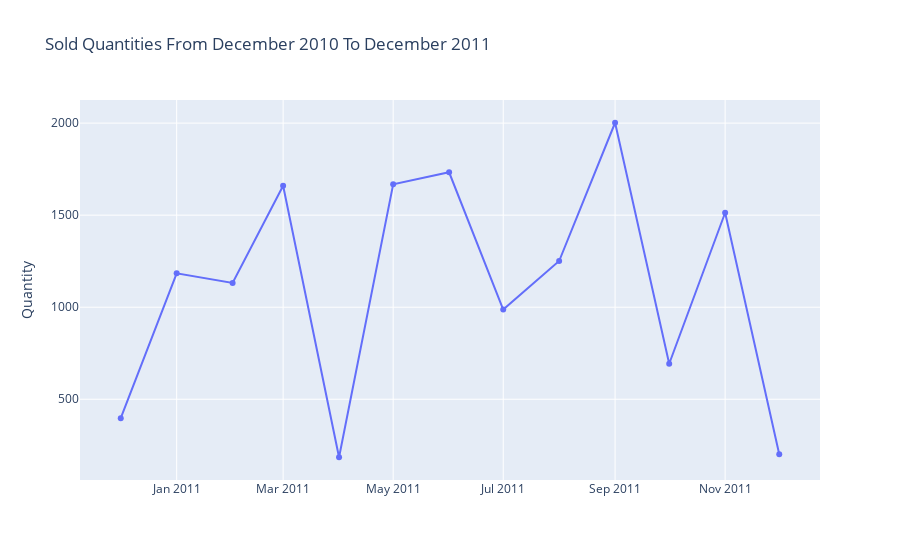

Here is the notebook cell this chart was saved with:
### Code cell
fig = px.line(df_EDA.groupby(['year_month'])['quantity'].sum().reset_index(),
              x='year_month', y='quantity', title='Sold Quantities From December 2010 To December 2011',
              labels={'year_month':'', 'quantity':'Quantity'}, markers=True)
fig.show()

### Figure 1 — Plotly figure (JSON) as saved in the notebook; plotly's stock layout.template omitted (floating-point values rounded to 4 significant figures)
{"data": [{"hovertemplate": "=%{x}<br>Quantity=%{y}<extra></extra>", "legendgroup": "", "line": {"color": "#636efa", "dash": "solid"}, "marker": {"symbol": "circle"}, "mode": "lines+markers", "name": "", "orientation": "v", "showlegend": false, "type": "scatter", "x": ["2010-12", "2011-01", "2011-02", "2011-03", "2011-04", "2011-05", "2011-06", "2011-07", "2011-08", "2011-09", "2011-10", "2011-11", "2011-12"], "xaxis": "x", "y": [397, 1184, 1132, 1660, 185, 1668, 1733, 987, 1251, 2002, 693, 1513, 201], "yaxis": "y"}], "layout": {"legend": {"tracegroupgap": 0}, "title": {"text": "Sold Quantities From December 2010 To December 2011"}, "xaxis": {"anchor": "y", "domain": [0, 1], "title": {"text": ""}}, "yaxis": {"anchor": "x", "domain": [0, 1], "title": {"text": "Quantity"}}}}
